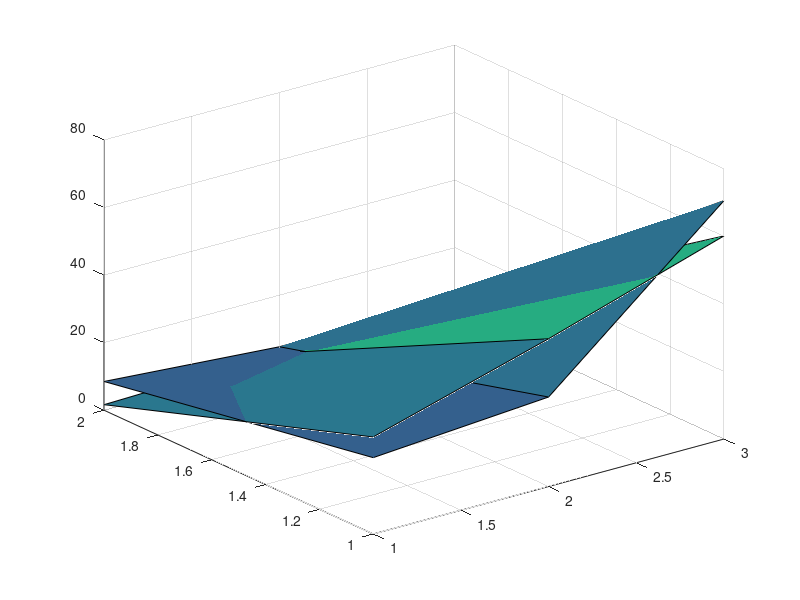

Recreate this plot in MATLAB. (Note: this script raises an error after producing the figure.)

data = [
28.72	1.64
22.60	8.51
43.74	2.92
26.49	4.73
60.13	5.46
70.58	4.68
];


ctrl = data([1 3 5],:);
OHP = data([2 4 6],:);

% OR transposed

data = data';
ctrl = data(:,[1 3 5]);
OHP = data(:,[2 4 6]);


figure

sc = surf(ctrl);
hold on
so = surf(OHP);

sc.EdgeColor = 'b';
so.EdgeColor = 'r';

sc.FaceColor = 'b';
so.FaceColor = 'r';

sc.FaceAlpha = 0.07;
so.FaceAlpha = 0.07;

xlabel('Time from Caps (min)')
ylabel('Time from OHP (h)')
zlabel('Firing Rate (60 \cdot Hz / ch)')

set(gca,'Xtick',[1 2])
xlim([0.9 2.1])

set(gca,'Ytick',[1 2 3])
ylim([0.9 3.1])

set(gca,'XTickLabel',[1 2]);
set(gca,'YTickLabel',[6 24 48]);

set(sc,'LineWidth',1)
set(so,'LineWidth',1)

